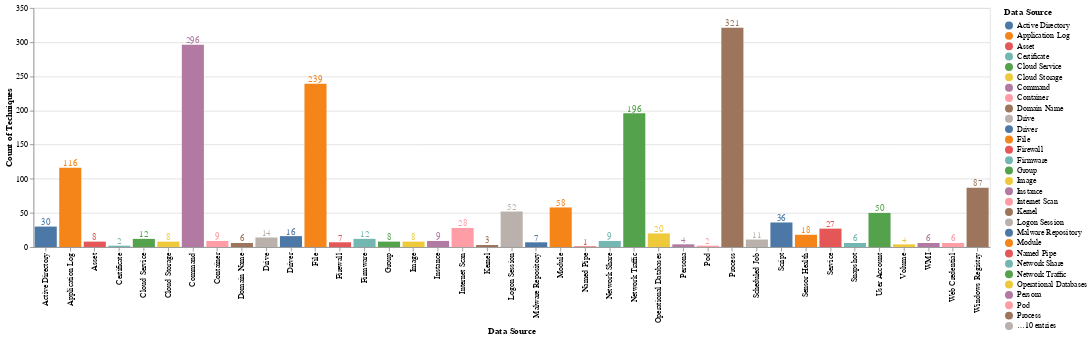

The notebook cell this image was saved under:
### Markdown cell above
Let's create a visualization to show the number of techniques grouped by data sources:

### Code cell
data_source_distribution = pandas.DataFrame({
    'Data Source': list(techniques_data_source_3.groupby(['data_sources'])['data_sources'].count().keys()),
    'Count of Techniques': techniques_data_source_3.groupby(['data_sources'])['data_sources'].count().tolist()})
bars = alt.Chart(data_source_distribution,width=800,height=300).mark_bar().encode(x ='Data Source',y='Count of Techniques',color='Data Source').properties(width=1200)
text = bars.mark_text(align='center',baseline='middle',dx=0,dy=-5).encode(text='Count of Techniques')
bars + text

### Figure 1 — Vega-Lite specification as saved in the notebook (floating-point values rounded to 4 significant figures)
{"config": {"view": {"continuousWidth": 300, "continuousHeight": 300}}, "layer": [{"mark": {"type": "bar"}, "encoding": {"color": {"field": "Data Source", "type": "nominal"}, "x": {"field": "Data Source", "type": "nominal"}, "y": {"field": "Count of Techniques", "type": "quantitative"}}}, {"mark": {"type": "text", "align": "center", "baseline": "middle", "dx": 0, "dy": -5}, "encoding": {"color": {"field": "Data Source", "type": "nominal"}, "text": {"field": "Count of Techniques", "type": "quantitative"}, "x": {"field": "Data Source", "type": "nominal"}, "y": {"field": "Count of Techniques", "type": "quantitative"}}}], "data": {"name": "data-a29ef6ed8370624f0c8e078fd4306693"}, "height": 300, "width": 1200, "$schema": "https://vega.github.io/schema/vega-lite/v5.17.0.json", "datasets": {"data-a29ef6ed8370624f0c8e078fd4306693": [{"Data Source": "Active Directory", "Count of Techniques": 30}, {"Data Source": "Application Log", "Count of Techniques": 116}, {"Data Source": "Asset", "Count of Techniques": 8}, {"Data Source": "Certificate", "Count of Techniques": 2}, {"Data Source": "Cloud Service", "Count of Techniques": 12}, {"Data Source": "Cloud Storage", "Count of Techniques": 8}, {"Data Source": "Command", "Count of Techniques": 296}, {"Data Source": "Container", "Count of Techniques": 9}, {"Data Source": "Domain Name", "Count of Techniques": 6}, {"Data Source": "Drive", "Count of Techniques": 14}, {"Data Source": "Driver", "Count of Techniques": 16}, {"Data Source": "File", "Count of Techniques": 239}, {"Data Source": "Firewall", "Count of Techniques": 7}, {"Data Source": "Firmware", "Count of Techniques": 12}, {"Data Source": "Group", "Count of Techniques": 8}, {"Data Source": "Image", "Count of Techniques": 8}, {"Data Source": "Instance", "Count of Techniques": 9}, {"Data Source": "Internet Scan", "Count of Techniques": 28}, {"Data Source": "Kernel", "Count of Techniques": 3}, {"Data Source": "Logon Session", "Count of Techniques": 52}, {"Data Source": "Malware Repository", "Count of Techniques": 7}, {"Data Source": "Module", "Count of Techniques": 58}, {"Data Source": "Named Pipe", "Count of Techniques": 1}, {"Data Source": "Network Share", "Count of Techniques": 9}, {"Data Source": "Network Traffic", "Count of Techniques": 196}, {"Data Source": "Operational Databases", "Count of Techniques": 20}, {"Data Source": "Persona", "Count of Techniques": 4}, {"Data Source": "Pod", "Count of Techniques": 2}, {"Data Source": "Process", "Count of Techniques": 321}, {"Data Source": "Scheduled Job", "Count of Techniques": 11}, {"Data Source": "Script", "Count of Techniques": 36}, {"Data Source": "Sensor Health", "Count of Techniques": 18}, {"Data Source": "Service", "Count of Techniques": 27}, {"Data Source": "Snapshot", "Count of Techniques": 6}, {"Data Source": "User Account", "Count of Techniques": 50}, {"Data Source": "Volume", "Count of Techniques": 4}, {"Data Source": "WMI", "Count of Techniques": 6}, {"Data Source": "Web Credential", "Count of Techniques": 6}, {"Data Source": "Windows Registry", "Count of Techniques": 87}]}}
